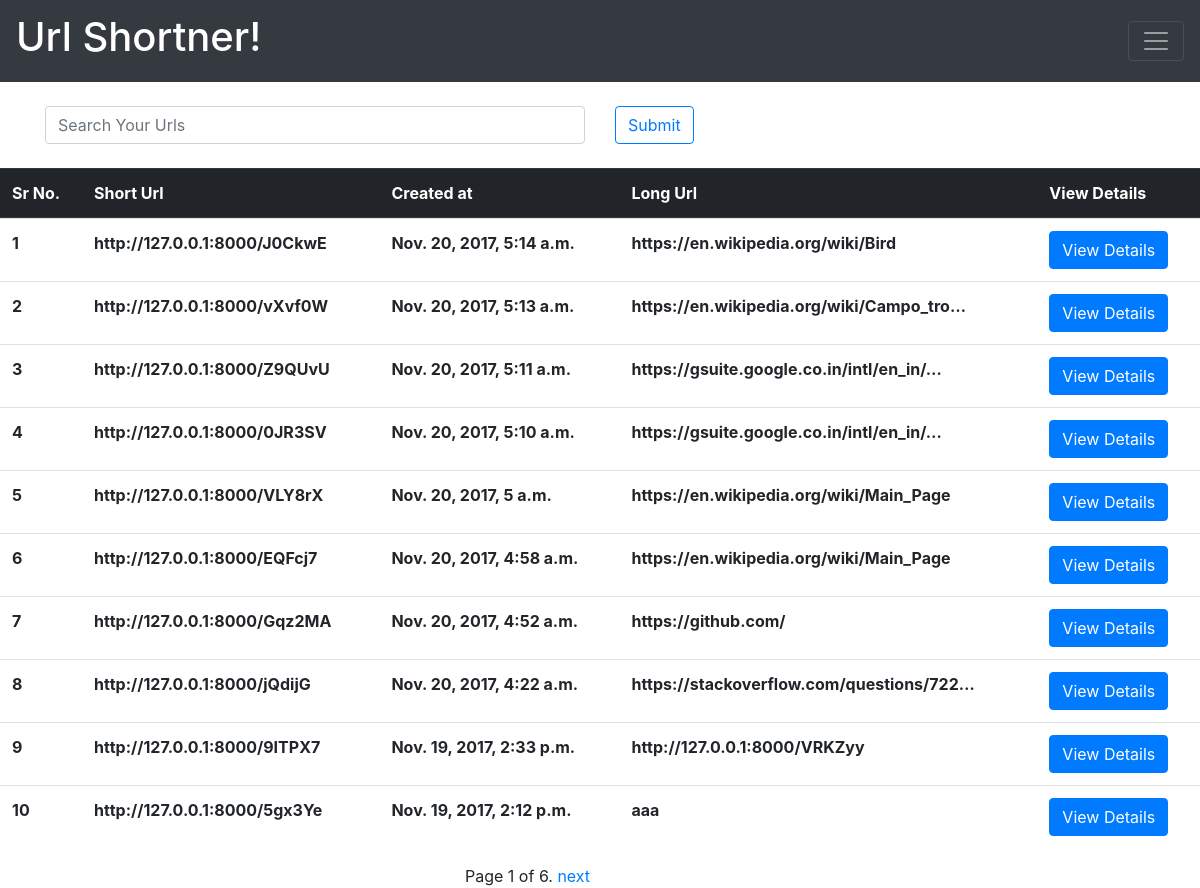
/myurls/ (signed in), run on an earlier commit of the app's database.
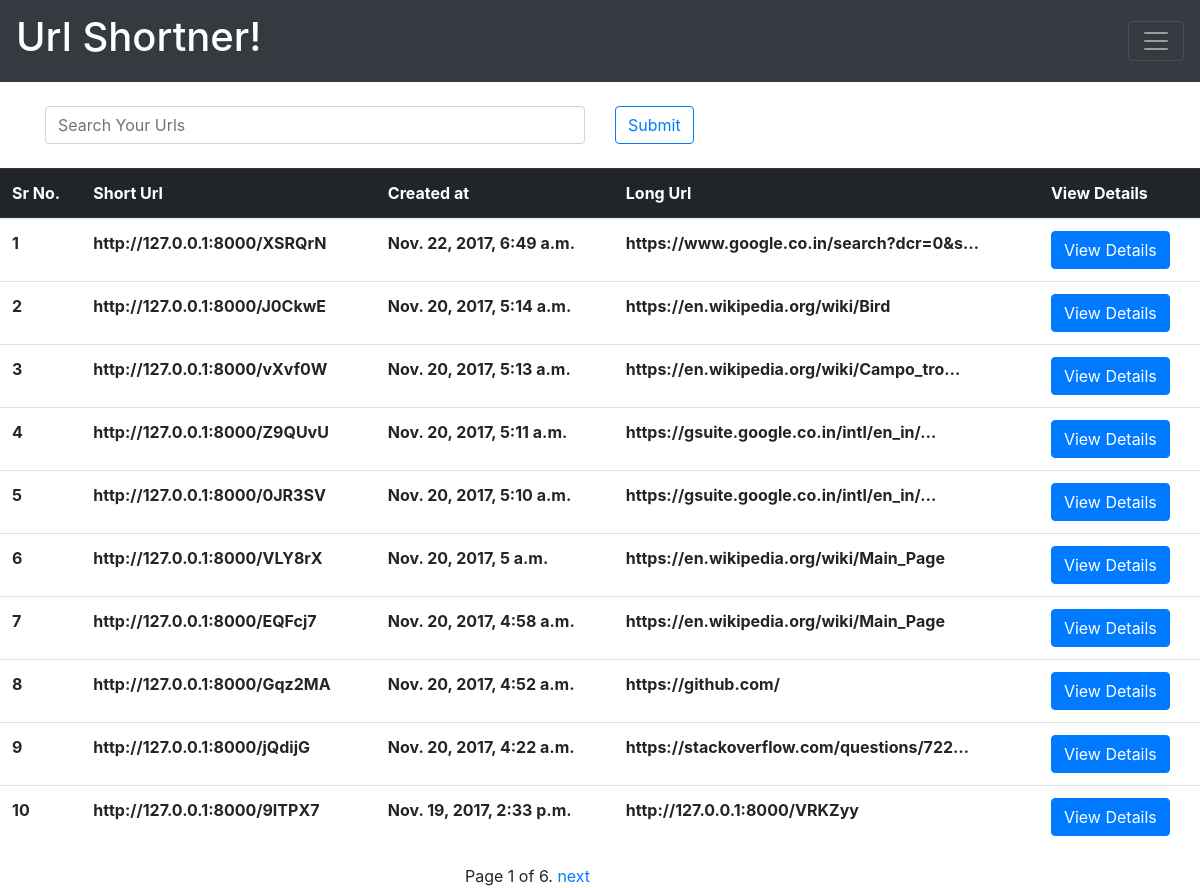
And on a later commit of the database.
### st/models.py (models this page shows, shortened)
class Shortner(models.Model):
	user              = models.ForeignKey(User,null=True)
	url_field         = models.CharField(max_length=300)
	shortcode         = models.CharField(max_length=6,blank=True , null = True)
	created	          = models.DateTimeField(auto_now_add=True)
	updated           = models.DateTimeField(auto_now=True)
	count             = models.IntegerField(default=0)
	class Meta:
		unique_together = (('user', 'url_field'),)
	def get_short_url(self):
		return 'http://127.0.0.1:8000/%s' %(self.shortcode)

### st/views.py (the view)
# urls.py: url(r'^myurls/$', my_shortened_urls, name='my_shortened_urls'),
@login_required(login_url='/accounts/login/')
def my_shortened_urls(request):
	qs=Shortner.objects.filter(user=request.user).order_by('-id')
	query=request.GET.get('q')
	if query:
		qs = qs.filter(
				Q(url_field__icontains=query)|
				Q(shortcode__icontains=query)).distinct()
	paginator = Paginator(qs, 10) # Show 25 contacts per page
	page = request.GET.get('page')
	try:
		qs = paginator.page(page)
	except PageNotAnInteger:
		qs = paginator.page(1)
	except EmptyPage:
		qs = paginator.page(paginator.num_pages)
	context={'qs':qs}
	return render(request,'myurls.html',context)

### templates/myurls.html (shortened to what this page needs)
{% extends "base.html" %}
{% block content %}
<br>
<div class="container mx-auto">
   <form method="GET" action="">
      <div class="row">
        <div class="col">
          <input type="text"  name="q" class="form-control" placeholder="Search Your Urls" value='{{ request.GET.q }}'>
        </div>
        <div class="col">
          <input type="submit"  class="btn btn-outline-primary" >
        </div>
      </div>
    </form>
</div>
<br>
{% if qs  %}
<table class="table">
  <thead class="thead-dark">
      <th scope="col">Sr No.</th>
      <th scope="col">Short Url</th>
      <th scope="col">Created at</th>
      <th scope="col">Long Url</th>
      <th scope="col">View Details</th>
  </thead>
  <tbody>
  	<tr>{% for obj in qs %}
    <tr>
      <th scope="row"> {{ forloop.counter }} </th>
      <th scope="row">{{obj.get_short_url}}</th>
      <th scope="row">{{obj.created}}</th>
      <th scope="row">{{obj.url_field|truncatechars:40}}</th>
      <th scope="row"> <a href="/tableview/{{obj.id}}" class="btn btn-primary">View Details</a></th>
    </tr>
  {%  endfor %}
  </tbody>
</table>
{% else %}
<div class="container mx-auto">
<div class="alert alert-info mx-auto" role="alert">
  <h2> No Urls Found</h2>
</div>
</div>
{% endif %}
<div class="col-md-3 mx-auto mx-auto">
<div class="pagination">
    <span class="step-links">
        <span class="current">
            Page {{ qs.number }} of {{ qs.paginator.num_pages }}.
        </span>
        {% if qs.has_next %}
            <a href="?page={{ qs.next_page_number }}">next</a>
        {% endif %}
    </span>
</div>
</div>
{% endblock %}

What changed in the data, as far as the page shows it:
no longer on this page (row unchanged): Shortner: get_short_url "http://127.0.0.1:8000/5gx3Ye", created "Nov. 19, 2017, 2:12 p.m.", url_field "aaa"
added Shortner: get_short_url "http://127.0.0.1:8000/XSRQrN", created "Nov. 22, 2017, 6:49 a.m.", url_field "https://www.google.co.in/search?dcr=0&s…"
